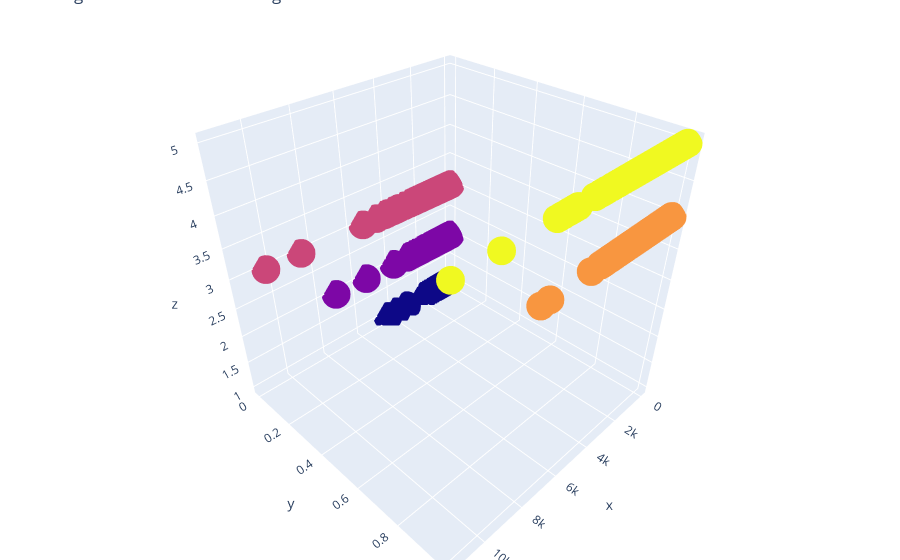

The code cell stored with this chart in its notebook:
### Code cell
trace = go.Scatter3d(x=data["length"], y=data["sentiment"], z=data["rating"],
                    name='Amazon Alexa', mode='markers', 
                    marker=dict(size=10, color=data['rating'], colorscale='Plasma'))

layout = go.Layout(title='Length Vs Sentiment Vs Rating',
                  margin = dict(l=0, r=0, b=0, t=0))

fig = go.Figure(data=[trace], layout=layout)
fig.show()

### Figure 1 — Plotly figure (JSON) as saved in the notebook; plotly's stock layout.template omitted (floating-point values rounded to 4 significant figures; data arrays with more than 128 entries replaced by an {"elided": "..."} marker saying what was removed)
{"data": [{"marker": {"color": {"elided": "10227 int values"}, "colorscale": [[0, "#0d0887"], [0.1111, "#46039f"], [0.2222, "#7201a8"], [0.3333, "#9c179e"], [0.4444, "#bd3786"], [0.5556, "#d8576b"], [0.6667, "#ed7953"], [0.7778, "#fb9f3a"], [0.8889, "#fdca26"], [1, "#f0f921"]], "size": 10}, "mode": "markers", "name": "Amazon Alexa", "type": "scatter3d", "x": {"elided": "10227 int values"}, "y": {"elided": "10227 int values"}, "z": {"elided": "10227 int values"}}], "layout": {"margin": {"b": 0, "l": 0, "r": 0, "t": 0}, "title": {"text": "Length Vs Sentiment Vs Rating"}}}
